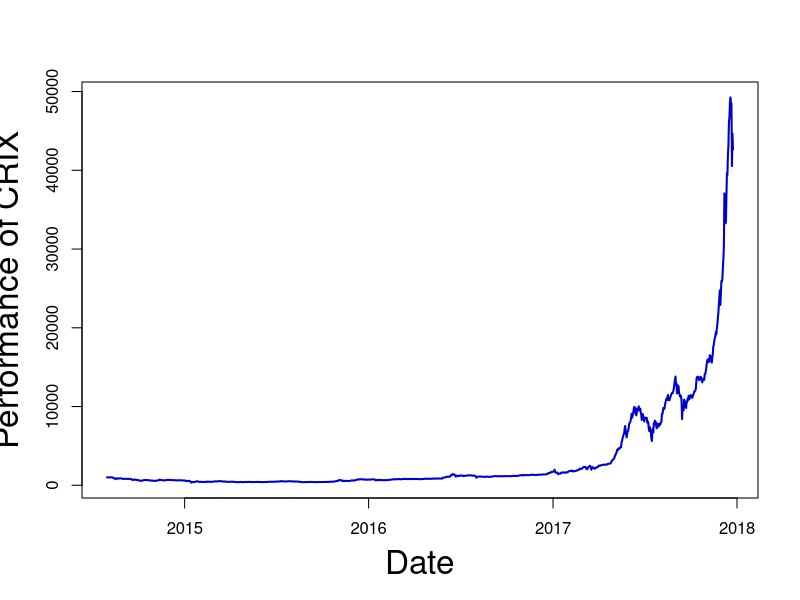

Reproduce this figure in R.
# Graph CRIX

require(jsonlite)
require(zoo)
crix <- read.csv("crixdata.csv", header=TRUE, sep=";")
crix$date = as.Date(crix$date)
plot(crix, type = "l", col = "blue3", lwd = 2, xlab = "Date", ylab = "Performance of CRIX", cex.lab = 2)


##require(jsonlite)
##require(curl)
##json_file <- "http://crix.hu-berlin.de/data/crix.json"
##crix <- fromJSON(json_file)
##crix$date <- as.Date(crix$date)
##plot(crix, type = "l", col = "blue3", lwd = 3, xlab = "Date", ylab = "Performance of CRIX")
